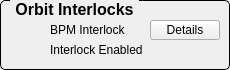
       <widget class="QGroupBox" name="groupBox_10">
        <property name="geometry">
         <rect>
          <x>920</x>
          <y>610</y>
          <width>230</width>
          <height>70</height>
         </rect>
        </property>
        <property name="font">
         <font>
          <pointsize>12</pointsize>
          <weight>75</weight>
          <bold>true</bold>
         </font>
        </property>
        <property name="styleSheet">
         <string notr="true">QGroupBox {
     border: 1px solid black;
     border-radius: 5px;
     margin-top: 0.5em;
 }
 
 QGroupBox::title {
     subcontrol-origin: margin;
     left: 10px;
     padding: 0 3px 0 3px;
 }</string>
        </property>
        <property name="title">
         <string>Orbit Interlocks</string>
        </property>
        <widget class="QLabel" name="label_85">
         <property name="geometry">
          <rect>
           <x>50</x>
           <y>20</y>
           <width>100</width>
           <height>20</height>
          </rect>
         </property>
         <property name="text">
          <string>BPM Interlock</string>
         </property>
        </widget>
        <widget class="QESimpleShape" name="qesimpleshape_59">
         <property name="geometry">
          <rect>
           <x>30</x>
           <y>20</y>
           <width>16</width>
           <height>20</height>
          </rect>
         </property>
         <property name="colour0" stdset="0">
          <color>
           <red>240</red>
           <green>5</green>
           <blue>5</blue>
          </color>
         </property>
         <property name="colour1" stdset="0">
          <color>
           <red>5</red>
           <green>240</green>
           <blue>5</blue>
          </color>
         </property>
         <property name="variable" stdset="0">
          <string>SR-DI-BPM:isInterlock</string>
         </property>
        </widget>
        <widget class="QSimpleShape" name="ledILK">
         <property name="geometry">
          <rect>
           <x>30</x>
           <y>40</y>
           <width>16</width>
           <height>20</height>
          </rect>
         </property>
         <property name="colour0" stdset="0">
          <color>
           <red>5</red>
           <green>240</green>
           <blue>5</blue>
          </color>
         </property>
         <property name="colour1" stdset="0">
          <color>
           <red>252</red>
           <green>233</green>
           <blue>79</blue>
          </color>
         </property>
         <property name="colour2" stdset="0">
          <color>
           <red>20</red>
           <green>60</green>
           <blue>20</blue>
          </color>
         </property>
        </widget>
        <widget class="QLabel" name="label_136">
         <property name="geometry">
          <rect>
           <x>50</x>
           <y>40</y>
           <width>120</width>
           <height>20</height>
          </rect>
         </property>
         <property name="text">
          <string>Interlock Enabled</string>
         </property>
        </widget>
        <widget class="QPushButton" name="btnSRDiagnostics">
         <property name="geometry">
          <rect>
           <x>150</x>
           <y>20</y>
           <width>70</width>
           <height>20</height>
          </rect>
         </property>
         <property name="text">
          <string>Details</string>
         </property>
        </widget>
        <widget class="QSimpleShape" name="ledBPMInterlocks">
         <property name="geometry">
          <rect>
           <x>10</x>
           <y>20</y>
           <width>16</width>
           <height>20</height>
          </rect>
         </property>
         <property name="colour0" stdset="0">
          <color>
           <red>5</red>
           <green>240</green>
           <blue>5</blue>
          </color>
         </property>
         <property name="colour1" stdset="0">
          <color>
           <red>240</red>
           <green>5</green>
           <blue>5</blue>
          </color>
         </property>
         <property name="colour2" stdset="0">
          <color>
           <red>20</red>
           <green>60</green>
           <blue>20</blue>
          </color>
         </property>
        </widget>
       </widget>
